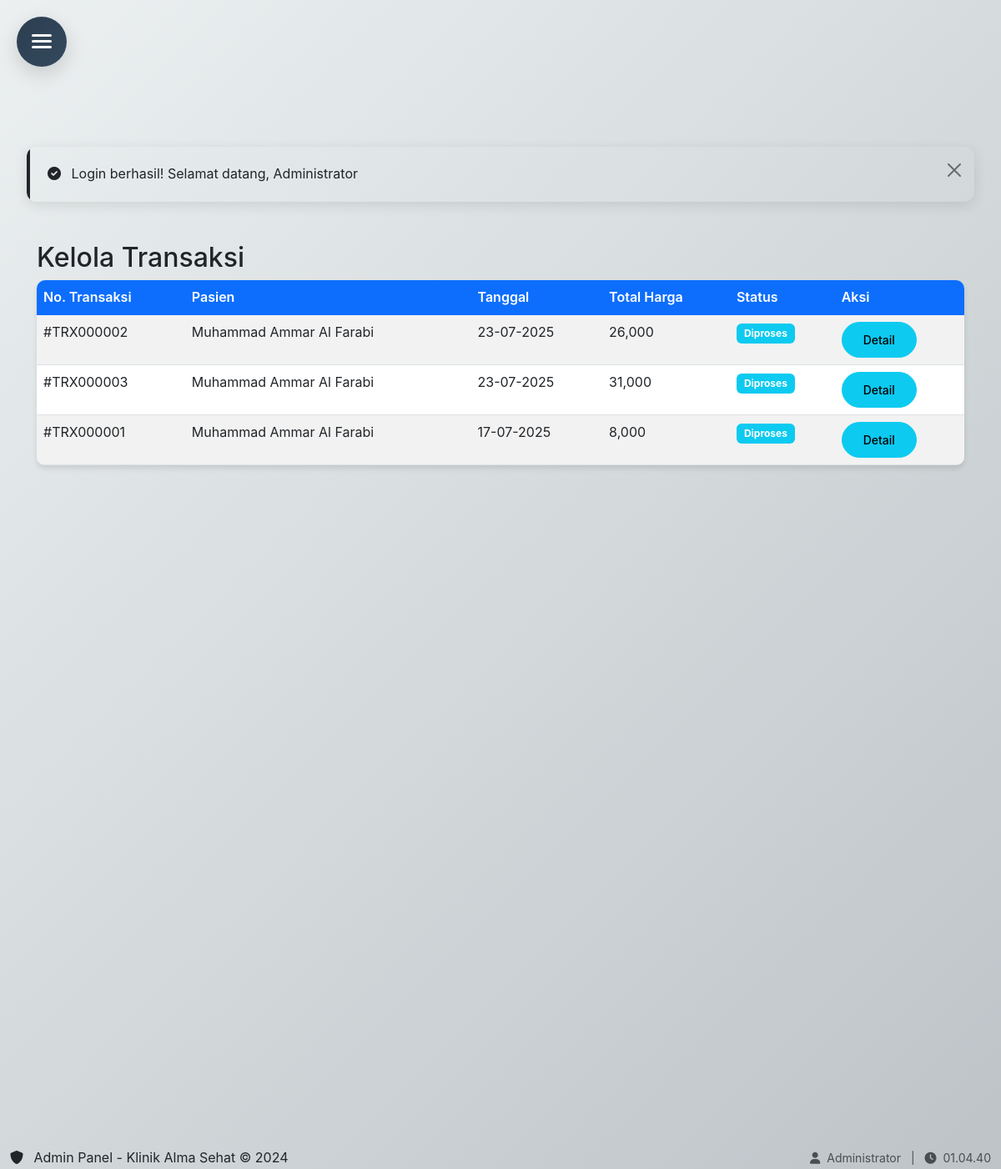
Screenshot of /admin/transaksi.php (signed in) with the database file from the repository.
### tables this page shows
CREATE TABLE `transaksi` (
  `id` int(11) NOT NULL,
  `pasien_id` int(11) DEFAULT NULL,
  `tanggal` date NOT NULL,
  `total_harga` decimal(10,2) NOT NULL,
  `status` enum('diproses','selesai','dibatalkan') DEFAULT 'diproses'
);

CREATE TABLE `users` (
  `id` int(11) NOT NULL,
  `nama` varchar(100) NOT NULL,
  `email` varchar(100) NOT NULL,
  `password` varchar(255) NOT NULL,
  `role` enum('admin','dokter','pasien') NOT NULL,
  `created_at` timestamp NOT NULL DEFAULT current_timestamp()
);

### config/database.php (called while the page is built, shortened)
<?php
class Database {
    private $host = DB_HOST;
    private $user = DB_USER;
    private $pass = DB_PASS;
    private $dbname = DB_NAME;
    private $dbh;
    private $stmt;
    public function __construct() {
        $dsn = 'mysql:host=' . $this->host . ';dbname=' . $this->dbname;
        $options = array(
            PDO::ATTR_PERSISTENT => true,
            PDO::ATTR_ERRMODE => PDO::ERRMODE_EXCEPTION
        );
        try {
            $this->dbh = new PDO($dsn, $this->user, $this->pass, $options);
        } catch(PDOException $e) {
            $this->error = $e->getMessage();
        }
    }
    public function query($query) {
        $this->stmt = $this->dbh->prepare($query);
    }
    public function execute() {
        return $this->stmt->execute();
    }
    public function resultset() {
        $this->execute();
        return $this->stmt->fetchAll(PDO::FETCH_ASSOC);
    }
}
?>

### admin/transaksi.php (the view, shortened to what this page needs)
<?php
include '../includes/admin-header.php';
require_once '../config/database.php';
$db = new Database();
function getStatusClass($status) {
    switch ($status) {
        case 'diproses': return 'info';
    }
}
function getStatusText($status) {
    switch ($status) {
        case 'diproses': return 'Diproses';
    }
}
$query = "SELECT t.*, u.nama as nama_pasien
          FROM transaksi t
          LEFT JOIN pasien p ON t.pasien_id = p.id
          LEFT JOIN users u ON p.user_id = u.id
          ORDER BY t.tanggal DESC";
$db->query($query);
$transactions = $db->resultset();
?>
<div class="container mt-5">
    <h2>Kelola Transaksi</h2>
    <table class="table table-striped">
        <thead>
            <tr>
                <th>No. Transaksi</th>
                <th>Pasien</th>
                <th>Tanggal</th>
                <th>Total Harga</th>
                <th>Status</th>
                <th>Aksi</th>
            </tr>
        </thead>
        <tbody>
            <?php foreach ($transactions as $trx): ?>
            <tr>
                <td>#TRX<?= str_pad($trx['id'], 6, '0', STR_PAD_LEFT) ?></td>
                <td><?= htmlspecialchars($trx['nama_pasien']) ?></td>
                <td><?= date('d-m-Y', strtotime($trx['tanggal'])) ?></td>
                <td><?= number_format($trx['total_harga']) ?></td>
                <td><span class="badge bg-<?= getStatusClass($trx['status']) ?>"><?= getStatusText($trx['status']) ?></span></td>
                <td>
                    <button class="btn btn-info btn-sm" onclick="showTransactionDetail(<?= $trx['id'] ?>)">Detail</button>
                </td>
            </tr>
            <?php endforeach; ?>
        </tbody>
    </table>
</div>
<?php include '../includes/admin-footer.php'; ?>

### assets/css/style.css (style rules this page uses)
:root { --primary-color: #0d6efd; --secondary-color: #6c757d; --success-color: #198754; --danger-color: #dc3545; --warning-color: #ffc107; --info-color: #0dcaf0; --light-color: #f8f9fa; --dark-color: #212529; }
body { padding-top: 76px; font-family: 'Segoe UI', Tahoma, Geneva, Verdana, sans-serif; }
.btn { border-radius: 25px; padding: 10px 25px; font-weight: 500; transition: all 0.3s ease; }
.table { border-radius: 10px; overflow: hidden; box-shadow: 0 4px 6px rgba(0, 0, 0, 0.1); }
.table thead th { background: var(--primary-color); color: white; border: none; font-weight: 600; }
.badge { font-size: 0.75rem; padding: 0.5em 0.75em; }

### assets/css/admin-style.css (style rules this page uses)
:root { --primary-color: #0d6efd; --secondary-color: #6c757d; --success-color: #198754; --danger-color: #dc3545; --warning-color: #ffc107; --info-color: #0dcaf0; --light-color: #f8f9fa; --dark-color: #212529; --white: #ffffff; --admin-primary: #2c3e50; --admin-secondary: #34495e; --admin-accent: #3498db; --admin-success: #27ae60; --admin-warning: #f39c12; --admin-danger: #e74c3c; --shadow-light: rgba(0, 0, 0, 0.1); --shadow-medium: rgba(0, 0, 0, 0.15); --shadow-heavy: rgba(0, 0, 0, 0.3); --transition-fast: 0.2s ease; --transition-medium: 0.3s ease; --transition-slow: 0.5s ease; --border-radius: 12px; --border-radius-small: 8px; --border-radius-large: 20px; }
* { margin: 0; padding: 0; box-sizing: border-box; }
body { font-family: 'Inter', 'Segoe UI', Tahoma, Geneva, Verdana, sans-serif; line-height: 1.6; color: var(--dark-color); background: linear-gradient(135deg, #ecf0f1 0%, #bdc3c7 100%); min-height: 100vh; overflow-x: hidden; }

### rows the page displays
transaksi: id "000002", users.nama "Muhammad Ammar Al Farabi", tanggal "23-07-2025", total_harga "26,000", status "Diproses"
transaksi: id "000003", users.nama "Muhammad Ammar Al Farabi", tanggal "23-07-2025", total_harga "31,000", status "Diproses"
transaksi: id "000001", users.nama "Muhammad Ammar Al Farabi", tanggal "17-07-2025", total_harga "8,000", status "Diproses"

### other values shown
$_SESSION['success'] "Login berhasil! Selamat datang, Administrator"
$_SESSION['nama'] "Administrator"
